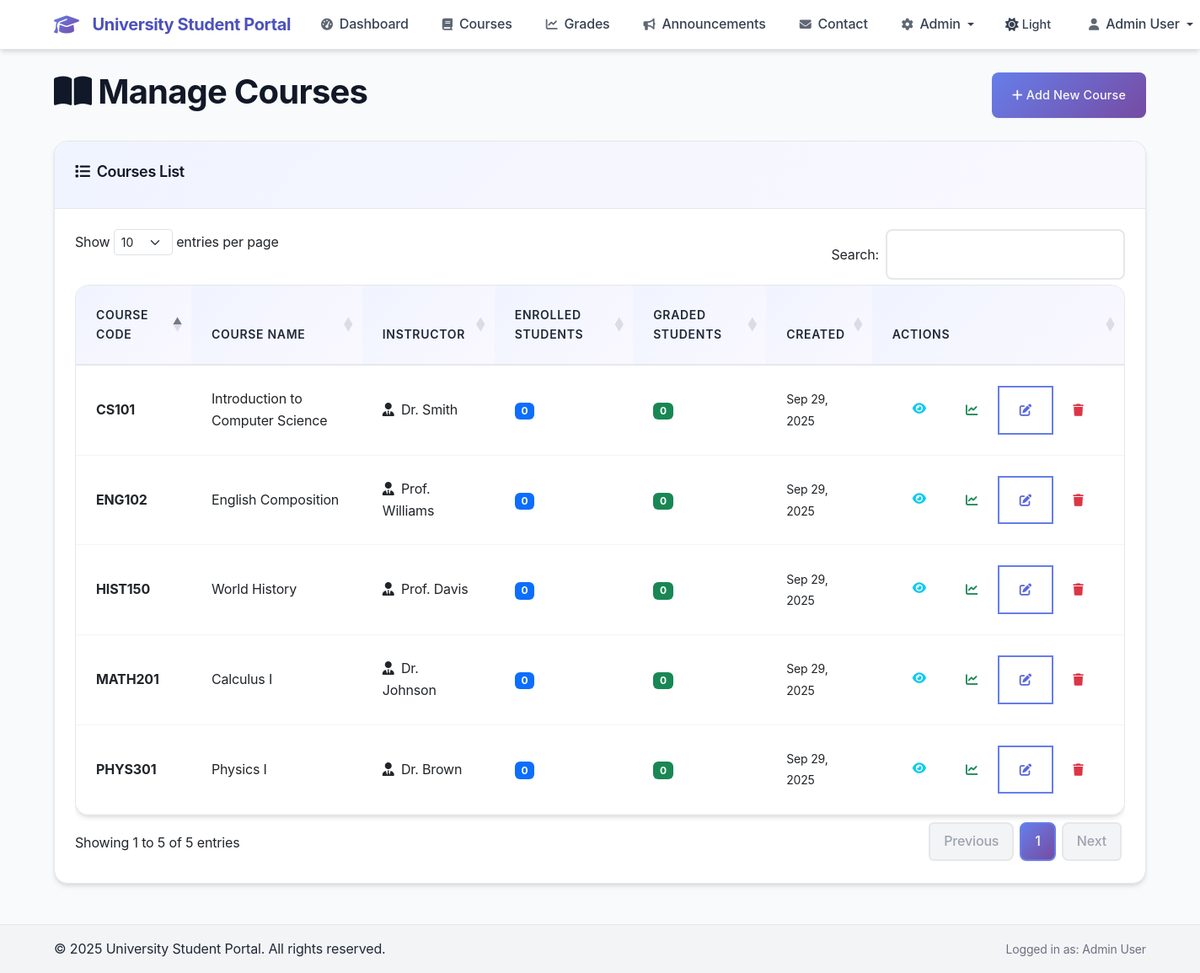
The page /admin_courses.php (signed in) on the database its author committed.
### tables this page shows
CREATE TABLE IF NOT EXISTS courses (
    id INT AUTO_INCREMENT PRIMARY KEY,
    course_code VARCHAR(20) NOT NULL UNIQUE,
    course_name VARCHAR(255) NOT NULL,
    instructor VARCHAR(255) NOT NULL,
    description TEXT,
    created_at TIMESTAMP DEFAULT CURRENT_TIMESTAMP
);

### db.php (called while the page is built, shortened)
<?php
function isLoggedIn() {
    return isset($_SESSION['user_id']) && !empty($_SESSION['user_id']);
}
function isAdmin() {
    return isset($_SESSION['role']) && $_SESSION['role'] === 'admin';
}
function sanitizeInput($input) {
    return htmlspecialchars(trim($input), ENT_QUOTES, 'UTF-8');
}
?>

### admin_courses.php (the view, shortened to what this page needs)
<?php
require_once 'db.php';
require_once 'header.php';
try {
    $stmt = $pdo->prepare("
        SELECT c.*,
               COUNT(DISTINCT e.user_id) as enrolled_students,
               COUNT(DISTINCT g.user_id) as graded_students
        FROM courses c
        LEFT JOIN enrollments e ON c.id = e.course_id
        LEFT JOIN grades g ON c.id = g.course_id
        GROUP BY c.id, c.course_code, c.course_name, c.instructor, c.description, c.created_at
        ORDER BY c.course_code
    ");
    $stmt->execute();
    $courses = $stmt->fetchAll();
} catch (PDOException $e) {
    $error_message = 'Database error occurred while loading courses.';
}
?>
<div class="d-flex justify-content-between align-items-center mb-4">
    <h1><i class="fas fa-book-open me-2"></i>Manage Courses</h1>
    <button class="btn btn-primary" data-bs-toggle="modal" data-bs-target="#addCourseModal">
        <i class="fas fa-plus me-1"></i>Add New Course
    </button>
</div>
<?php if (!empty($courses)): ?>
<div class="card">
    <div class="card-header">
        <h5><i class="fas fa-list me-2"></i>Courses List</h5>
    </div>
    <div class="card-body">
        <div class="table-responsive">
            <table class="table table-hover datatable">
                <thead>
                    <tr>
                        <th>Course Code</th>
                        <th>Course Name</th>
                        <th>Instructor</th>
                        <th>Enrolled Students</th>
                        <th>Graded Students</th>
                        <th>Created</th>
                        <th>Actions</th>
                    </tr>
                </thead>
                <tbody>
                    <?php foreach ($courses as $course): ?>
                        <tr>
                            <td>
                                <strong><?= sanitizeInput($course['course_code']) ?></strong>
                            </td>
                            <td><?= sanitizeInput($course['course_name']) ?></td>
                            <td>
                                <i class="fas fa-user-tie me-1"></i>
                                <?= sanitizeInput($course['instructor']) ?>
                            </td>
                            <td>
                                <span class="badge bg-primary"><?= $course['enrolled_students'] ?></span>
                            </td>
                            <td>
                                <span class="badge bg-success"><?= $course['graded_students'] ?></span>
                            </td>
                            <td>
                                <small><?= date('M j, Y', strtotime($course['created_at'])) ?></small>
                            </td>
                            <td>
                                <div class="btn-group btn-group-sm" role="group">
                                    <a href="course.php?id=<?= $course['id'] ?>"
                                       class="btn btn-outline-info" title="View Details">
                                        <i class="fas fa-eye"></i>
                                    </a>
                                    <button class="btn btn-outline-success"
                                            onclick="manageGrades(<?= $course['id'] ?>, '<?= sanitizeInput($course['course_name']) ?>')"
                                            title="Manage Grades">
                                        <i class="fas fa-chart-line"></i>
                                    </button>
                                    <button class="btn btn-outline-primary"
                                            onclick="editCourse(<?= htmlspecialchars(json_encode($course), ENT_QUOTES, 'UTF-8') ?>)"
                                            title="Edit Course">
                                        <i class="fas fa-edit"></i>
                                    </button>
                                    <button class="btn btn-outline-danger"
                                            onclick="deleteCourse(<?= $course['id'] ?>, '<?= sanitizeInput($course['course_name']) ?>')"
                                            title="Delete Course">
                                        <i class="fas fa-trash"></i>
                                    </button>
                                </div>
                            </td>
                        </tr>
                    <?php endforeach; ?>
                </tbody>
            </table>
        </div>
    </div>
</div>
<?php endif; ?>
<?php require_once 'footer.php'; ?>

### header.php (shortened to what this page needs)
<?php
require_once 'db.php';
?>
<!DOCTYPE html>
<html lang="en">
<head>
    <link href="https://cdn.jsdelivr.net/npm/bootstrap@5.3.0/dist/css/bootstrap.min.css" rel="stylesheet">
    <link href="https://cdnjs.cloudflare.com/ajax/libs/font-awesome/6.4.0/css/all.min.css" rel="stylesheet">
    <link href="https://cdn.datatables.net/1.13.4/css/dataTables.bootstrap5.min.css" rel="stylesheet">
    <link href="style.css" rel="stylesheet">
</head>
<body>
<div class="page-transition">
<?php if (isLoggedIn()): ?>
<nav class="navbar navbar-expand-lg">
    <div class="container">
        <a class="navbar-brand" href="dashboard.php">
            <i class="fas fa-graduation-cap me-2"></i>
            <?= SITE_NAME ?>
        </a>
        <div class="collapse navbar-collapse" id="navbarNav">
            <ul class="navbar-nav me-auto">
                <li class="nav-item">
                    <a class="nav-link" href="dashboard.php">
                        <i class="fas fa-tachometer-alt me-1"></i>Dashboard
                    </a>
                </li>
                <li class="nav-item">
                    <a class="nav-link" href="courses.php">
                        <i class="fas fa-book me-1"></i>Courses
                    </a>
                </li>
                <li class="nav-item">
                    <a class="nav-link" href="grades.php">
                        <i class="fas fa-chart-line me-1"></i>Grades
                    </a>
                </li>
                <li class="nav-item">
                    <a class="nav-link" href="news.php">
                        <i class="fas fa-bullhorn me-1"></i>Announcements
                    </a>
                </li>
                <li class="nav-item">
                    <a class="nav-link" href="contact.php">
                        <i class="fas fa-envelope me-1"></i>Contact
                    </a>
                </li>
                <?php if (isAdmin()): ?>
                <li class="nav-item dropdown">
                    <a class="nav-link dropdown-toggle" href="#" role="button" data-bs-toggle="dropdown">
                        <i class="fas fa-cog me-1"></i>Admin
                    </a>
                </li>
                <?php endif; ?>
            </ul>
            <ul class="navbar-nav">
                <li class="nav-item me-2">
                    <button class="theme-toggle" onclick="toggleTheme()" id="theme-toggle" title="Toggle theme">
                        <i class="fas fa-sun" id="theme-icon"></i>
                        <span id="theme-text">Light</span>
                    </button>
                </li>
                <li class="nav-item dropdown">
                    <a class="nav-link dropdown-toggle" href="#" role="button" data-bs-toggle="dropdown">
                        <i class="fas fa-user me-1"></i>
                        <?= sanitizeInput($_SESSION['name'] ?? 'User') ?>
                    </a>
                </li>
            </ul>
        </div>
    </div>
</nav>
<?php endif; ?>
<main class="<?= isLoggedIn() ? 'container mt-4' : '' ?>">

### footer.php (shortened to what this page needs)
</main>
<?php if (isLoggedIn()): ?>
<footer class="bg-white mt-5 py-3" style="background-color: var(--gray-100) !important; border-top: 1px solid var(--gray-200);">
    <div class="container">
        <div class="row">
            <div class="col-md-6">
                <p class="mb-0">&copy; <?= date('Y') ?> <?= SITE_NAME ?>. All rights reserved.</p>
            </div>
            <div class="col-md-6 text-end">
                <small class="text-muted">Logged in as: <?= sanitizeInput($_SESSION['name'] ?? 'User') ?></small>
            </div>
        </div>
    </div>
</footer>
<?php endif; ?>
</div>
</body>
</html>

### rows shown on the page
courses: course_code "CS101", course_name "Introduction to Computer Science", instructor "Dr. Smith", enrolled_students "0", graded_students "0", created_at "Sep 29, 2025"
courses: course_code "ENG102", course_name "English Composition", instructor "Prof. Williams", enrolled_students "0", graded_students "0", created_at "Sep 29, 2025"
courses: course_code "HIST150", course_name "World History", instructor "Prof. Davis", enrolled_students "0", graded_students "0", created_at "Sep 29, 2025"
courses: course_code "MATH201", course_name "Calculus I", instructor "Dr. Johnson", enrolled_students "0", graded_students "0", created_at "Sep 29, 2025"
courses: course_code "PHYS301", course_name "Physics I", instructor "Dr. Brown", enrolled_students "0", graded_students "0", created_at "Sep 29, 2025"

### other values the page prints
SITE_NAME "University Student Portal"
sanitizeInput($_SESSION['name'] ?? 'User') "Admin User"
